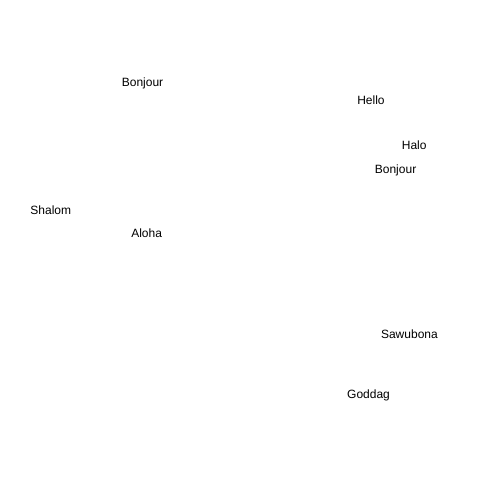
Frame 1 (no input)
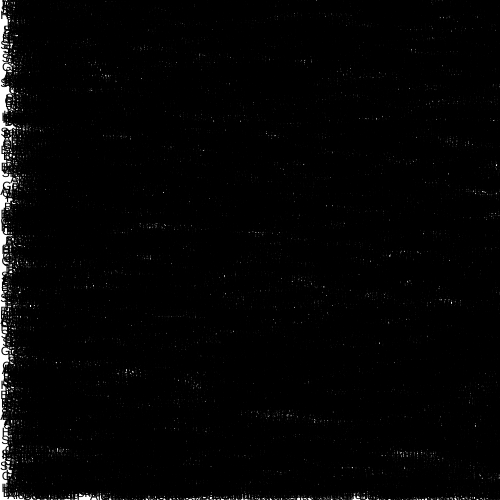
Frame 60 (no input)
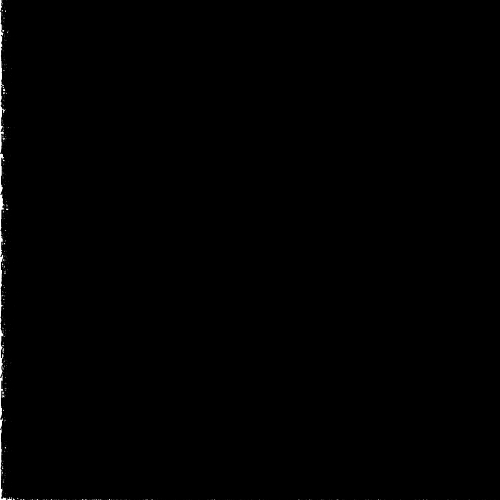
Frame 120 (the mouse pressed at the canvas centre since frame 60)

The p5.js sketch that drew these frames (run headless with seeded random() and noise() and a simulated clock; from frame 60 on, the mouse is pressed at the canvas centre):

// p5.js sketch
// ── sketch.js
//Arrays: Word Display Array
var randomHello = []; //sets it up as blank
function setup()
{
  createCanvas(500,500);
}

//when put in the draw it runs over and over, fills up whole canvas
function draw()
{

  console.log(randomHello.length);
  //displays length in console: 0
  console.log(typeof (randomHello));
  //displays the type of function: object
  randomHello.push("Hello");
  //.push adds the element to the array
  console.log(randomHello);
  //displays the array, which is
     //[Hello], then the entire array
  console.log(randomHello[0]);
  //displays item 0 in the array: Hello
  console.log(randomHello.length);
  //displays length: 1
  //(only Hello for now)

   randomHello.push("Bonjour");
   //adds Bonjour to the array
   console.log(randomHello);
   //displays [Hello, Bonjour], the pushed items in the array
   console.log(randomHello[1]);
   //displays item 1 in the array: Bonjour
   console.log(randomHello.length);
   //displays array length, 2: (item 0 and item 1)
   randomHello.push("Halo");
   //adds Halo to the array
   console.log(randomHello);
   //displays current array: [Hello, Bonjour, Halo]
   console.log(randomHello[randomHello.length - 1]);
   //displays array length minus one


   randomHello.push("Bonjour");
   randomHello.push("Aloha");
   randomHello.push("Goddag");
   randomHello.push("Shalom");
   randomHello.push("Sawubona");
   console.log(randomHello);  //array
   console.log(randomHello.length); //length

   for (var i = 0; i < randomHello.length; i++) {
      text(randomHello[i], random(width), random(height)); }


 }
